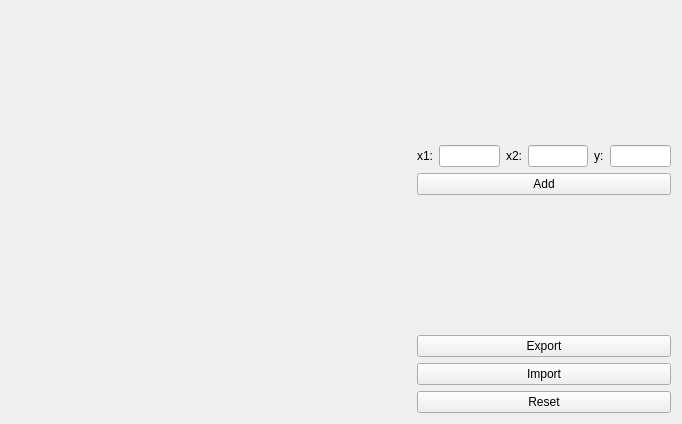
<?xml version="1.0" encoding="UTF-8"?>
<ui version="4.0">
 <class>MainWindow</class>
 <widget class="QMainWindow" name="MainWindow">
  <property name="geometry">
   <rect>
    <x>0</x>
    <y>0</y>
    <width>682</width>
    <height>424</height>
   </rect>
  </property>
  <property name="windowTitle">
   <string>2D RBF Interpolator</string>
  </property>
  <widget class="QWidget" name="centralWidget">
   <layout class="QGridLayout" name="gridLayout">
    <item row="0" column="0">
     <widget class="VisualizingWidget" name="widget" native="true">
      <property name="minimumSize">
       <size>
        <width>400</width>
        <height>400</height>
       </size>
      </property>
      <property name="maximumSize">
       <size>
        <width>400</width>
        <height>400</height>
       </size>
      </property>
     </widget>
    </item>
    <item row="0" column="1">
     <layout class="QVBoxLayout" name="verticalLayout">
      <item>
       <spacer name="verticalSpacer_2">
        <property name="orientation">
         <enum>Qt::Vertical</enum>
        </property>
        <property name="sizeHint" stdset="0">
         <size>
          <width>20</width>
          <height>40</height>
         </size>
        </property>
       </spacer>
      </item>
      <item>
       <layout class="QHBoxLayout" name="horizontalLayout">
        <item>
         <widget class="QLabel" name="label_x1">
          <property name="text">
           <string>x1:</string>
          </property>
         </widget>
        </item>
        <item>
         <widget class="QLineEdit" name="lineEdit_x1"/>
        </item>
        <item>
         <widget class="QLabel" name="label_x2">
          <property name="text">
           <string>x2:</string>
          </property>
         </widget>
        </item>
        <item>
         <widget class="QLineEdit" name="lineEdit_x2"/>
        </item>
        <item>
         <widget class="QLabel" name="label_y">
          <property name="text">
           <string>y:</string>
          </property>
         </widget>
        </item>
        <item>
         <widget class="QLineEdit" name="lineEdit_y"/>
        </item>
       </layout>
      </item>
      <item>
       <widget class="QPushButton" name="pushButton_add">
        <property name="text">
         <string>Add</string>
        </property>
       </widget>
      </item>
      <item>
       <spacer name="verticalSpacer">
        <property name="orientation">
         <enum>Qt::Vertical</enum>
        </property>
        <property name="sizeHint" stdset="0">
         <size>
          <width>20</width>
          <height>40</height>
         </size>
        </property>
       </spacer>
      </item>
      <item>
       <widget class="QPushButton" name="pushButton_export">
        <property name="text">
         <string>Export</string>
        </property>
       </widget>
      </item>
      <item>
       <widget class="QPushButton" name="pushButton_import">
        <property name="text">
         <string>Import</string>
        </property>
       </widget>
      </item>
      <item>
       <widget class="QPushButton" name="pushButton_reset">
        <property name="text">
         <string>Reset</string>
        </property>
       </widget>
      </item>
     </layout>
    </item>
   </layout>
  </widget>
 </widget>
 <layoutdefault spacing="6" margin="11"/>
 <customwidgets>
  <customwidget>
   <class>VisualizingWidget</class>
   <extends>QWidget</extends>
   <header>visualizingwidget.h</header>
   <container>1</container>
  </customwidget>
 </customwidgets>
 <resources/>
 <connections/>
</ui>
